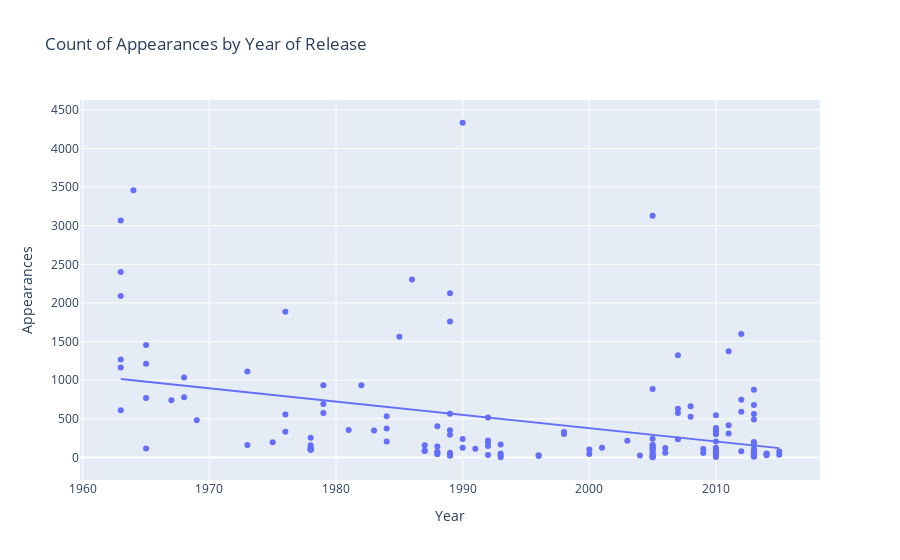

Notebook code for this chart:
### Code cell
fig = px.scatter(raw_data[raw_data['Year']> 1910], x='Year', y='Appearances', hover_data='Name/Alias', title='Count of Appearances by Year of Release', trendline='ols')
fig.show()

### Figure 1 — Plotly figure (JSON) as saved in the notebook; plotly's stock layout.template omitted (floating-point values rounded to 4 significant figures; data arrays with more than 128 entries replaced by an {"elided": "..."} marker saying what was removed)
{"data": [{"customdata": {"elided": "159x1 str values"}, "hovertemplate": "Year=%{x}<br>Appearances=%{y}<br>Name/Alias=%{customdata[0]}<extra></extra>", "legendgroup": "", "marker": {"color": "#636efa", "symbol": "circle"}, "mode": "markers", "name": "", "orientation": "v", "showlegend": false, "type": "scatter", "x": {"elided": "159 int values"}, "xaxis": "x", "y": {"elided": "159 int values"}, "yaxis": "y"}, {"hovertemplate": "<b>OLS trendline</b><br>Appearances = -17.1972 * Year + 34772.5<br>R<sup>2</sup>=0.151208<br><br>Year=%{x}<br>Appearances=%{y} <b>(trend)</b><extra></extra>", "legendgroup": "", "marker": {"color": "#636efa", "symbol": "circle"}, "mode": "lines", "name": "", "showlegend": false, "type": "scatter", "x": {"elided": "159 int values"}, "xaxis": "x", "y": {"elided": "159 float values"}, "yaxis": "y"}], "layout": {"legend": {"tracegroupgap": 0}, "title": {"text": "Count of Appearances by Year of Release"}, "xaxis": {"anchor": "y", "domain": [0, 1], "title": {"text": "Year"}}, "yaxis": {"anchor": "x", "domain": [0, 1], "title": {"text": "Appearances"}}}}
